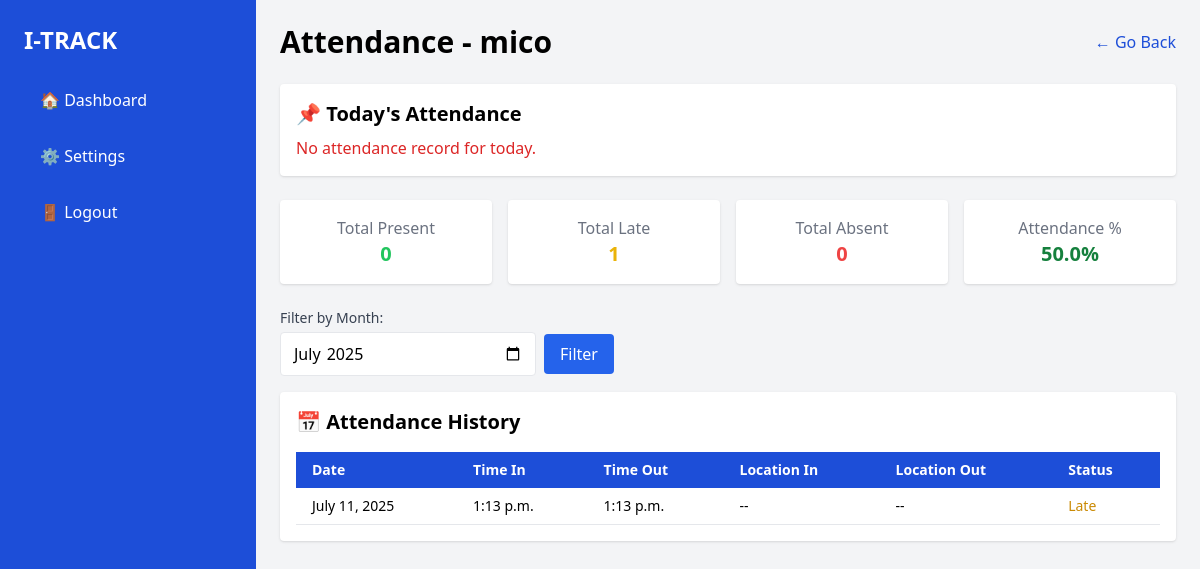
The page /supervisor/interns/125/attendance/ (signed in) on the database its author committed.
### attendance/models.py (models this page shows, shortened)
class CustomUser(AbstractUser):
    ROLE_CHOICES = (
        ('supervisor', 'Supervisor'),
        ('intern', 'Intern'),
    )
    username = None  # <--- THIS REMOVES THE USERNAME FIELD
    email = models.EmailField(_('email address'), unique=True)
    role = models.CharField(max_length=20, choices=ROLE_CHOICES)
    student_id = models.CharField(max_length=20, unique=True, null=True, blank=True)  # Student ID field
    must_change_password = models.BooleanField(default=True)
    USERNAME_FIELD = 'email'
    REQUIRED_FIELDS = []
    objects = CustomUserManager()

class Attendance(models.Model):
    intern = models.ForeignKey(
        settings.AUTH_USER_MODEL,
        on_delete=models.CASCADE,
        limit_choices_to={'role': 'intern'}
    )
    date = models.DateField(default=timezone.now)
    time_in = models.TimeField(null=True, blank=True)
    time_out = models.TimeField(null=True, blank=True)
    location_in = models.CharField(max_length=255, blank=True)
    location_out = models.CharField(max_length=255, blank=True)
    STATUS_CHOICES = (
        ('Present', 'Present'),
        ('Late', 'Late'),
        ('Absent', 'Absent'),
    )
    status = models.CharField(max_length=10, choices=STATUS_CHOICES, default='Absent')
    class Meta:
        unique_together = ('intern', 'date')  # Prevent duplicate entries per day

### attendance/views.py (the view)
# urls.py: path('supervisor/interns/<int:intern_id>/attendance/', views.view_intern_attendance, name='view_intern_attendance'),
@login_required
def view_intern_attendance(request, intern_id):
    intern = get_object_or_404(CustomUser, id=intern_id, role='intern')
    course_student = CourseStudent.objects.filter(student=intern).first()
    course_id = course_student.course.id if course_student else None
    month = request.GET.get('month')
    if month:
        year, month_num = map(int, month.split('-'))
        attendance_records = Attendance.objects.filter(
            intern=intern,
            date__year=year,
            date__month=month_num
        ).order_by('-date')
    else:
        attendance_records = Attendance.objects.filter(intern=intern).order_by('-date')
    present_count = attendance_records.filter(status="Present").count()
    late_count = attendance_records.filter(status="Late").count()
    absent_count = attendance_records.filter(status="Absent").count()
    total = present_count + late_count + absent_count
    effective_attendance = present_count + (late_count * 0.5)
    attendance_percentage = round((effective_attendance / total) * 100, 2) if total > 0 else 100.0
    today = localdate()
    today_attendance = Attendance.objects.filter(intern=intern, date=today).first()
    return render(request, 'Supervisor/attendance-view.html', {
        'student': intern,
        'attendance_records': attendance_records,
        'present_count': present_count,
        'late_count': late_count,
        'absent_count': absent_count,
        'attendance_percentage': attendance_percentage,
        'current_month': month or timezone.now().strftime('%Y-%m'),
        'today_attendance': today_attendance,
    })

### attendance/templates/Supervisor/attendance-view.html (shortened to what this page needs)
{% load static %}
<!DOCTYPE html>
<html lang="en">
<head>
  <script src="https://cdn.tailwindcss.com"></script>
  <link rel="stylesheet" href="{% static 'assets/custom.css' %}">
</head>
<body class="bg-gray-100">
<div class="flex h-screen overflow-hidden">
  <aside id="sidebar" class="fixed lg:relative z-40 lg:z-auto top-0 left-0 w-64 h-full bg-blue-700 text-white p-6 transform -translate-x-full lg:translate-x-0 transition-transform duration-300 ease-in-out">
    <h2 class="text-2xl font-bold mb-6">I-TRACK</h2>
    <ul class="space-y-4">
      <li><a href="{% url 'supervisor_dashboard' %}" class="block py-2 px-4 rounded hover:bg-blue-600">🏠 Dashboard</a></li>
      <li><a href="#" class="block py-2 px-4 rounded hover:bg-blue-600">⚙️ Settings</a></li>
      <li><button onclick="openLogoutModal()" class="w-full text-left py-2 px-4 rounded hover:bg-red-600">🚪 Logout</button></li>
    </ul>
  </aside>
  <main class="flex-1 p-4 lg:p-6 overflow-y-auto transition-all duration-300">
  <div class="flex justify-between items-center mb-6">
    <h1 class="text-3xl font-bold">Attendance - {{ student.get_full_name }}</h1>
    <a href="#" id="backLink" class="text-blue-700 hover:underline">← Go Back</a>
  </div>
  {% if today_attendance %}
    <div class="bg-white p-4 rounded shadow mb-6">
      <h2 class="text-xl font-semibold mb-2">📌 Today's Attendance</h2>
      <p><strong>Status:</strong>
        {% if today_attendance.status == "Present" %}
          <span class="text-green-600 font-medium">{{ today_attendance.status }}</span>
        {% elif today_attendance.status == "Late" %}
          <span class="text-yellow-500 font-medium">{{ today_attendance.status }}</span>
        {% else %}
          <span class="text-red-600 font-medium">{{ today_attendance.status }}</span>
        {% endif %}
      </p>
      <p><strong>Time In:</strong> {{ today_attendance.time_in|default:"--" }}</p>
      <p><strong>Time Out:</strong> {{ today_attendance.time_out|default:"--" }}</p>
    </div>
  {% else %}
    <div class="bg-white p-4 rounded shadow mb-6">
      <h2 class="text-xl font-semibold mb-2">📌 Today's Attendance</h2>
      <p class="text-red-600">No attendance record for today.</p>
    </div>
  {% endif %}
  <div class="grid grid-cols-2 gap-4 mb-6 sm:grid-cols-2 md:grid-cols-4">
    <div class="bg-white p-4 rounded shadow text-center">
      <p class="text-gray-500">Total Present</p>
      <p class="text-xl text-green-500 font-bold">{{ present_count }}</p>
    </div>
    <div class="bg-white p-4 rounded shadow text-center">
      <p class="text-gray-500">Total Late</p>
      <p class="text-xl text-yellow-500 font-bold">{{ late_count }}</p>
    </div>
    <div class="bg-white p-4 rounded shadow text-center">
      <p class="text-gray-500">Total Absent</p>
      <p class="text-xl text-red-500 font-bold">{{ absent_count }}</p>
    </div>
    <div class="bg-white p-4 rounded shadow text-center">
      <p class="text-gray-500">Attendance %</p>
      <p class="text-xl text-green-700 font-bold">{{ attendance_percentage }}%</p>
    </div>
  </div>
    <form method="GET" class="mb-4">
      <label for="month" class="block text-sm font-medium text-gray-700 mb-1">Filter by Month:</label>
      <div class="flex flex-col sm:flex-row items-start sm:items-center gap-2">
        <input type="month" name="month" id="month" value="{{ current_month }}" class="border rounded px-3 py-2 w-full sm:w-64">
        <button type="submit" class="bg-blue-600 text-white px-4 py-2 rounded hover:bg-blue-700">Filter</button>
      </div>
    </form>
    <div class="bg-white p-4 rounded shadow">
      <h2 class="text-xl font-semibold mb-4">📅 Attendance History</h2>
      <div class="overflow-x-auto">
        <table class="min-w-full text-sm text-left">
          <thead class="bg-blue-700 text-white">
            <tr>
              <th class="py-2 px-4">Date</th>
              <th class="py-2 px-4">Time In</th>
              <th class="py-2 px-4">Time Out</th>
              <th class="py-2 px-4">Location In</th>
              <th class="py-2 px-4">Location Out</th>
              <th class="py-2 px-4">Status</th>
            </tr>
          </thead>
          <tbody>
            {% for record in attendance_records %}
              <tr class="border-b">
                <td class="py-2 px-4">{{ record.date }}</td>
                <td class="py-2 px-4">{{ record.time_in|default:"--" }}</td>
                <td class="py-2 px-4">{{ record.time_out|default:"--" }}</td>
                <td class="py-2 px-4">{{ record.location_in|default:"--" }}</td>
                <td class="py-2 px-4">{{ record.location_out|default:"--" }}</td>
                <td class="py-2 px-4">
                  {% if record.status == "Present" %}
                    <span class="text-green-600 font-medium">{{ record.status }}</span>
                  {% elif record.status == "Late" %}
                    <span class="text-yellow-600 font-medium">{{ record.status }}</span>
                  {% else %}
                    <span class="text-red-600 font-medium">{{ record.status }}</span>
                  {% endif %}
                </td>
              </tr>
            {% empty %}
              <tr>
                <td colspan="6" class="text-center py-4 text-gray-500">No records found for this month.</td>
              </tr>
            {% endfor %}
          </tbody>
        </table>
      </div>
    </div>
  </main>
</div>
</body>
</html>

### rows shown on the page
CustomUser: get_full_name "mico"
Attendance: date "July 11, 2025", time_in "1:13 p.m.", time_out "1:13 p.m.", location_in "--", location_out "--", status "Late"

### other values the page prints
{{ present_count }} "0"
{{ late_count }} "1"
{{ absent_count }} "0"
{{ attendance_percentage }} "50.0"
